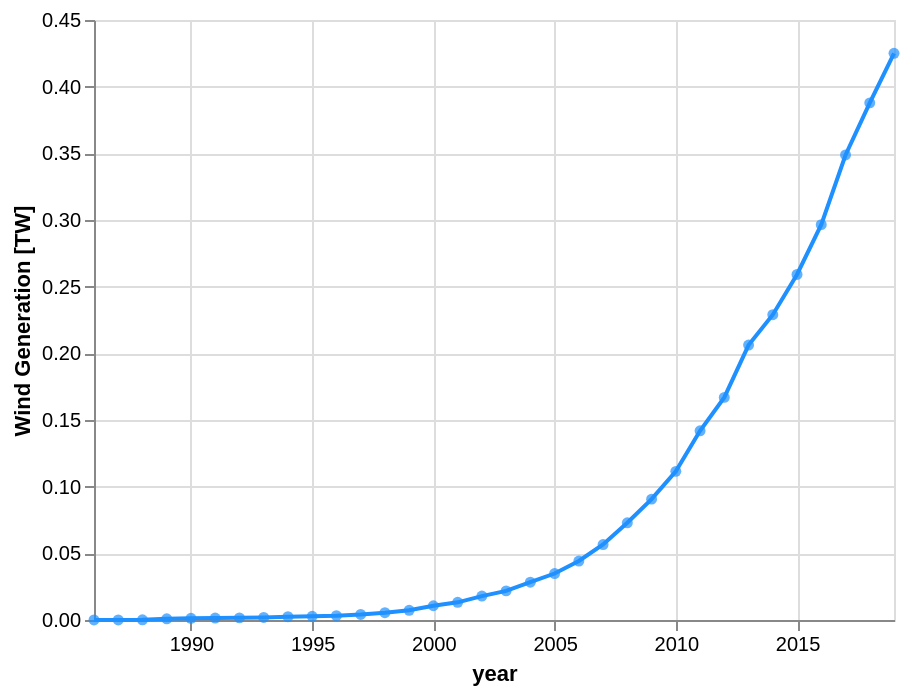

Vega-Lite specification stored for this chart:
### Vega-Lite specification from a JSON file in a GitHub repository (floating-point values rounded to 4 significant figures)
{"config": {"view": {"continuousWidth": 400, "continuousHeight": 300}}, "layer": [{"mark": {"type": "line", "color": "dodgerblue"}, "encoding": {"tooltip": [{"type": "temporal", "field": "year", "format": "%Y", "title": "year"}, {"type": "nominal", "field": "TW", "format": ".2f"}], "x": {"type": "temporal", "field": "year", "timeUnit": "year", "title": "year"}, "y": {"type": "quantitative", "field": "TW", "title": "Wind Generation [TW]"}}}, {"mark": {"type": "point", "color": "dodgerblue", "filled": true}, "encoding": {"tooltip": [{"type": "temporal", "field": "year", "format": "%Y", "title": "year"}, {"type": "nominal", "field": "TW", "format": ".2f"}], "x": {"type": "temporal", "field": "year", "timeUnit": "year", "title": "year"}, "y": {"type": "quantitative", "field": "TW", "title": "Wind Generation [TW]"}}}], "data": {"name": "data-fd427d4d03ec499126b72be188686210"}, "$schema": "https://vega.github.io/schema/vega-lite/v5.json", "datasets": {"data-fd427d4d03ec499126b72be188686210": [{"year": "1986-01-01T00:00:00", "TW": 4.896e-05}, {"year": "1987-01-01T00:00:00", "TW": 6.914e-05}, {"year": "1988-01-01T00:00:00", "TW": 0.000117}, {"year": "1989-01-01T00:00:00", "TW": 0.0009187}, {"year": "1990-01-01T00:00:00", "TW": 0.001253}, {"year": "1991-01-01T00:00:00", "TW": 0.001429}, {"year": "1992-01-01T00:00:00", "TW": 0.001595}, {"year": "1993-01-01T00:00:00", "TW": 0.001916}, {"year": "1994-01-01T00:00:00", "TW": 0.002512}, {"year": "1995-01-01T00:00:00", "TW": 0.002736}, {"year": "1996-01-01T00:00:00", "TW": 0.003211}, {"year": "1997-01-01T00:00:00", "TW": 0.004143}, {"year": "1998-01-01T00:00:00", "TW": 0.005491}, {"year": "1999-01-01T00:00:00", "TW": 0.007274}, {"year": "2000-01-01T00:00:00", "TW": 0.01069}, {"year": "2001-01-01T00:00:00", "TW": 0.01325}, {"year": "2002-01-01T00:00:00", "TW": 0.01794}, {"year": "2003-01-01T00:00:00", "TW": 0.02184}, {"year": "2004-01-01T00:00:00", "TW": 0.02834}, {"year": "2005-01-01T00:00:00", "TW": 0.03485}, {"year": "2006-01-01T00:00:00", "TW": 0.04425}, {"year": "2007-01-01T00:00:00", "TW": 0.05661}, {"year": "2008-01-01T00:00:00", "TW": 0.07293}, {"year": "2009-01-01T00:00:00", "TW": 0.09064}, {"year": "2010-01-01T00:00:00", "TW": 0.1115}, {"year": "2011-01-01T00:00:00", "TW": 0.1419}, {"year": "2012-01-01T00:00:00", "TW": 0.167}, {"year": "2013-01-01T00:00:00", "TW": 0.2062}, {"year": "2014-01-01T00:00:00", "TW": 0.229}, {"year": "2015-01-01T00:00:00", "TW": 0.2592}, {"year": "2016-01-01T00:00:00", "TW": 0.2965}, {"year": "2017-01-01T00:00:00", "TW": 0.3488}, {"year": "2018-01-01T00:00:00", "TW": 0.3879}, {"year": "2019-01-01T00:00:00", "TW": 0.425}]}}
